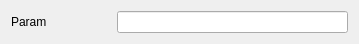
<?xml version="1.0" encoding="UTF-8"?>
<ui version="4.0">
 <class>Form</class>
 <widget class="QWidget" name="Form">
  <property name="geometry">
   <rect>
    <x>0</x>
    <y>0</y>
    <width>359</width>
    <height>43</height>
   </rect>
  </property>
  <property name="windowTitle">
   <string>Form</string>
  </property>
  <layout class="QHBoxLayout" name="horizontalLayout">
   <item>
    <widget class="QLabel" name="name">
     <property name="minimumSize">
      <size>
       <width>100</width>
       <height>0</height>
      </size>
     </property>
     <property name="text">
      <string>Param</string>
     </property>
    </widget>
   </item>
   <item>
    <widget class="QLineEdit" name="val"/>
   </item>
  </layout>
 </widget>
 <resources/>
 <connections/>
</ui>
